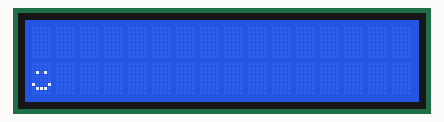
A sketch run on a simulated Arduino Uno, built with avr-gcc and run on an emulated ATmega328P. On the bench: 16×2 character LCD.

Above: at 0.16 s.
At 0.97 s:
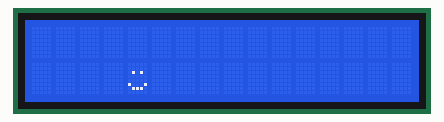
At 1.78 s:
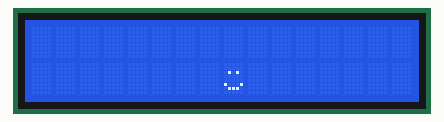
At 3.4 s:
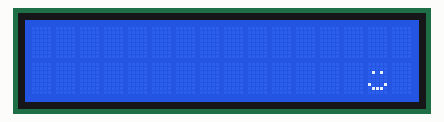
At 5.02 s:
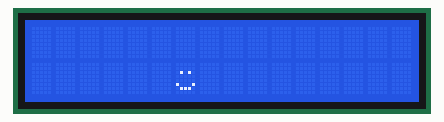
At 6.64 s:
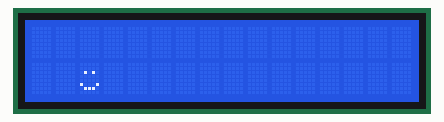

The sketch:

exo4.ino
```cpp
#include <LiquidCrystal.h>
LiquidCrystal lcd(15,14,4,5,6,7);
byte smiley[8]={
    B00000,
    B00000,
    B01010,
    B00000,
    B00000,
    B10001,
    B01110,
    B00000
};

void setup() {
  // put your setup code here, to run once:
  lcd.begin(16,2);
  lcd.clear();
  lcd.createChar(2,smiley);
  lcd.setCursor(0,0);

}

void loop() {
  // put your main code here, to run repeatedly:
  int i = 0;
  int j = 0;
  bool sens = false;
  bool hauteur = true;
  while (1){
    if (i % 15 == 0){
      sens = !sens;
    }
    if(hauteur == true){
      j = 1;
    }
    if(hauteur == false){
      j = 0;
    }
    lcd.setCursor(i,j);
    lcd.write(2);
    if (sens == true){
      i++;
      hauteur = !hauteur;
    }
    if (sens == false){
      hauteur = !hauteur;
      i--;
    }
    delay(200);
    lcd.clear();
  }

}
```

Measured:
- by itself, everything shown: repeats every 6.1 s, in 30 steps
